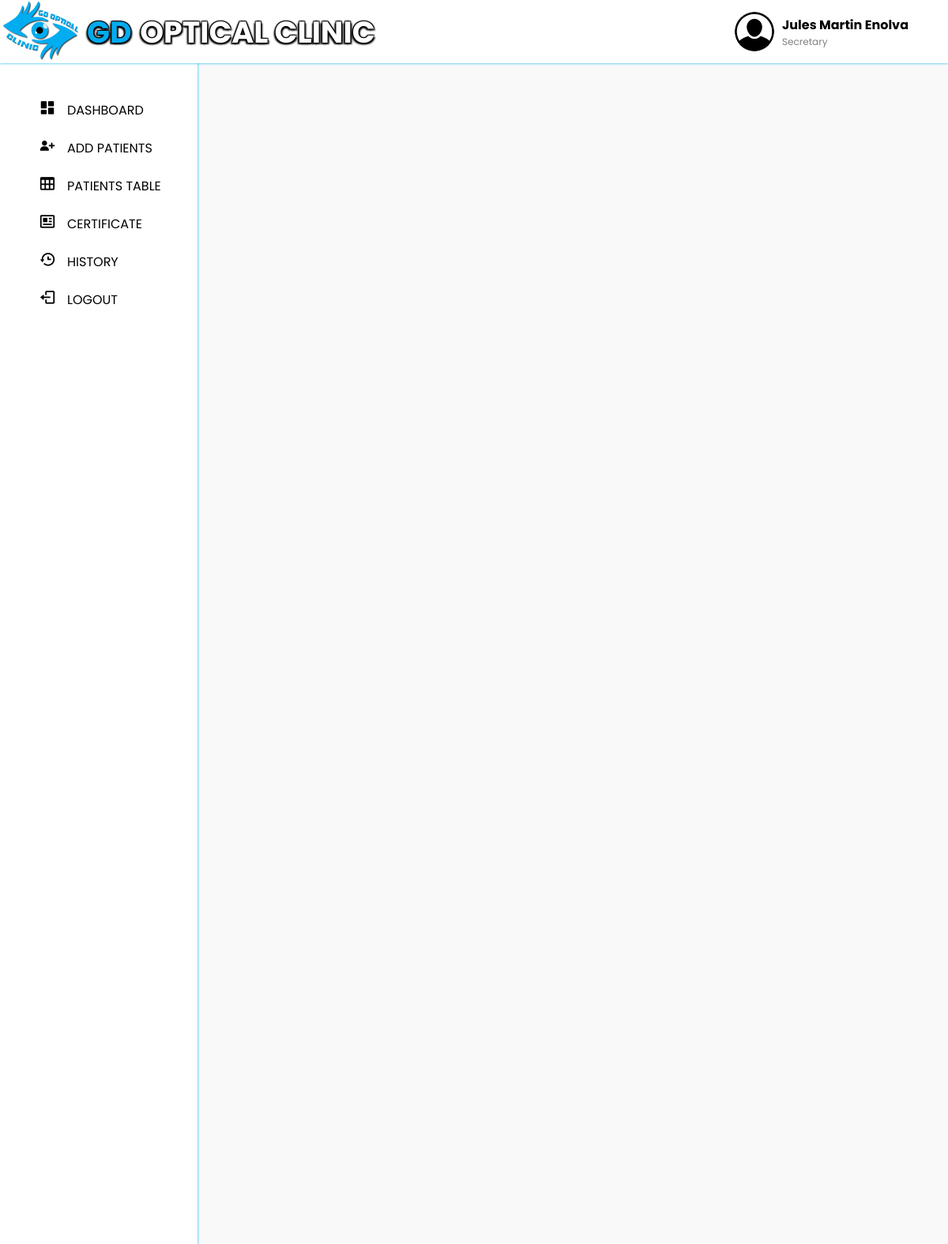
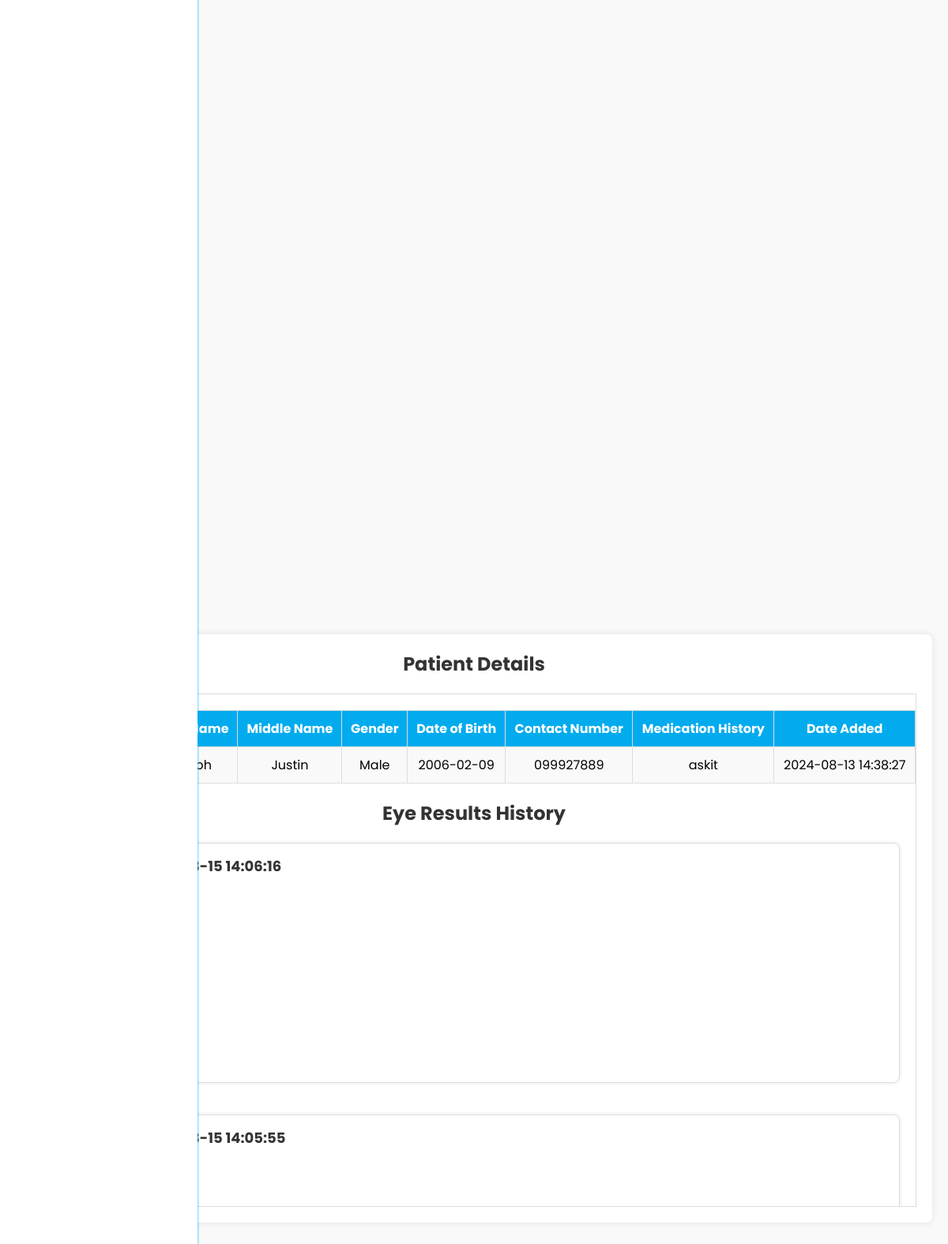
/secretary_history_result.php?id=3 (signed in), run on the app's committed database (2 pictures, top to bottom).
### tables this page shows
CREATE TABLE `accounts` (
  `accounts_id` int(11) NOT NULL,
  `username` varchar(50) NOT NULL,
  `password` varchar(255) NOT NULL,
  `fullname` varchar(100) NOT NULL,
  `gender` enum('male','female','other') NOT NULL,
  `birthdate` date NOT NULL,
  `address` varchar(255) NOT NULL,
  `contact_number` varchar(20) NOT NULL,
  `account_type` enum('doctor','secretary') NOT NULL DEFAULT 'secretary'
);

CREATE TABLE `patients` (
  `patients_id` int(6) NOT NULL,
  `first_name` varchar(255) NOT NULL,
  `last_name` varchar(255) NOT NULL,
  `middle_name` varchar(255) DEFAULT NULL,
  `address` varchar(255) NOT NULL,
  `medication_history` text DEFAULT NULL,
  `date_of_birth` date NOT NULL,
  `gender` varchar(10) NOT NULL,
  `contact_no` varchar(15) NOT NULL,
  `date_added` timestamp NOT NULL DEFAULT current_timestamp() ON UPDATE current_timestamp()
);

CREATE TABLE `eye_result` (
  `eye_result_id` int(11) NOT NULL,
  `patients_id` int(11) NOT NULL,
  `r_sphere` varchar(255) NOT NULL,
  `l_sphere` varchar(255) NOT NULL,
  `r_cylinder` varchar(255) NOT NULL,
  `l_cylinder` varchar(255) NOT NULL,
  `r_axis` varchar(255) NOT NULL,
  `l_axis` varchar(255) NOT NULL,
  `pd` varchar(255) NOT NULL,
  `date_added` timestamp NOT NULL DEFAULT current_timestamp() ON UPDATE current_timestamp()
);

### secretary_history_result.php (the view, shortened to what this page needs)
<?php
include('secretary_homepage.php');
include('db.php');
if (isset($_GET['id'])) {
    $id = intval($_GET['id']);
    $sql = "SELECT * FROM patients WHERE patients_id = $id";
    $result = $conn->query($sql);
    if ($result->num_rows > 0) {
        $patient = $result->fetch_assoc();
    } else {
        echo "Record not found";
        exit;
    }
    $sql_eye_results = "SELECT * FROM eye_result WHERE patients_id = $id ORDER BY date_added DESC";
    $eye_results_result = $conn->query($sql_eye_results);
} else {
    echo "Invalid request";
    exit;
}
?>
<!DOCTYPE html>
<html lang="en">
<head>
    <link rel="stylesheet" href="css/secretary_history_result.css">
    <link rel="stylesheet" href="https://cdnjs.cloudflare.com/ajax/libs/font-awesome/6.0.0-beta3/css/all.min.css">
</head>
<body>
    <div class="container">
        <h2>Patient Details</h2>
        <div class="table-container">
        <table class="details-table">
            <thead>
                <tr>
                    <th>ID</th>
                    <th>Last Name</th>
                    <th>First Name</th>
                    <th>Middle Name</th>
                    <th>Gender</th>
                    <th>Date of Birth</th>
                    <th>Contact Number</th>
                    <th>Medication History</th>
                    <th>Date Added</th>
                </tr>
            </thead>
            <tbody>
                <tr>
                    <td><?php echo $patient['patients_id']; ?></td>
                    <td><?php echo $patient['last_name']; ?></td>
                    <td><?php echo $patient['first_name']; ?></td>
                    <td><?php echo $patient['middle_name']; ?></td>
                    <td><?php echo $patient['gender']; ?></td>
                    <td><?php echo $patient['date_of_birth']; ?></td>
                    <td><?php echo $patient['contact_no']; ?></td>
                    <td><?php echo $patient['medication_history']; ?></td>
                    <td><?php echo $patient['date_added']; ?></td>
                </tr>
            </tbody>
        </table>
        <h2>Eye Results History</h2>
        <div class="eye-results-container">
            <?php if ($eye_results_result->num_rows > 0): ?>
                <?php while ($eye_row = $eye_results_result->fetch_assoc()): ?>
                    <div class="eye-result-box">
                        <h3>Date Added: <?php echo $eye_row['date_added']; ?></h3>
                        <p><strong>Right Sphere:</strong> <?php echo $eye_row['r_sphere']; ?></p>
                        <p><strong>Left Sphere:</strong> <?php echo $eye_row['l_sphere']; ?></p>
                        <p><strong>Right Axis:</strong> <?php echo $eye_row['r_axis']; ?></p>
                        <p><strong>Left Axis:</strong> <?php echo $eye_row['l_axis']; ?></p>
                        <p><strong>Right Cylinder:</strong> <?php echo $eye_row['r_cylinder']; ?></p>
                        <p><strong>Left Cylinder:</strong> <?php echo $eye_row['l_cylinder']; ?></p>
                        <p><strong>PD:</strong> <?php echo $eye_row['pd']; ?></p>
                        <p><strong>eye result id</strong> <?php echo $eye_row['eye_result_id']; ?></p>
                    </div>
                <?php endwhile; ?>
            <?php else: ?>
                <p>No eye results found</p>
            <?php endif; ?>
        </div>
    </div>
</body>
</html>

### secretary_homepage.php (shortened to what this page needs)
<?php
include 'db.php';
$user_fullname = '';
$user_role = '';
if (isset($_SESSION['username'])) {
    $username = $_SESSION['username'];
    $sql = "SELECT fullname, account_type FROM accounts WHERE username='$username'";
    $result = $conn->query($sql);
    if ($result->num_rows == 1) {
        $row = $result->fetch_assoc();
        $user_fullname = $row['fullname'];
        $user_role = $row['account_type'];
    }
} else {
    header("Location: login.php");
    exit();
}
?>
<!DOCTYPE html>
<html lang="en">
  <head>
    <link href="https://unpkg.com/boxicons@2.1.4/css/boxicons.min.css" rel="stylesheet" />
    <link rel="stylesheet" href="https://cdnjs.cloudflare.com/ajax/libs/font-awesome/5.15.4/css/all.min.css"/>
    <link rel="stylesheet" href="css/style.css" />
  </head>
  <body>
<div class="user-info">
            <img src="images/user-icon.png" alt="User Icon" class="user-icon">
            <div class="user-details">
                <span class="name"><?php echo $user_fullname; ?></span>
                <span class="role"><?php echo ucfirst($user_role); ?></span>
            </div>
        </div>
    <nav class="navbar">
      <div class="logo-container">
          <img src="images/logo.png" alt="Logo">
      </div>
      <div class="text-container">
          <h2 class="text"><span class="highlight">GD</span> <span class="white-text">OPTICAL CLINIC</span></h2>
      </div>
    </nav>
    <nav class="sidebar">
      <div class="menu_content">
        <ul class="menu_items">
          <li class="item">
            <a href="secretary_dashboard.php" class="nav_link submenu_item">
              <span class="navlink_icon">
                <i class='bx bxs-dashboard'></i>
              </span>
              <span class="navlink">DASHBOARD</span>
            </a>
          </li>
          <li class="item">
            <a href="add_patient.php" class="nav_link submenu_item">
              <span class="navlink_icon">
              <i class='bx bxs-user-plus' ></i>
              </span>
              <span class="navlink">ADD PATIENTS</span>
            </a>
          </li>
          <li class="item">
            <a href="secretary_table.php" class="nav_link submenu_item">
              <span class="navlink_icon">
                <i class='bx bx-table' ></i>
              </span>
              <span class="navlink">PATIENTS TABLE</span>
            </a>
          </li>
          <li class="item">
            <a href="#" class="nav_link submenu_item">
              <span class="navlink_icon">
                <i class='bx bx-news' ></i>
              </span>
              <span class="navlink">CERTIFICATE</span>
            </a>
          </li>
          <li class="item">
            <a href="secretary_history.php" class="nav_link submenu_item">
              <span class="navlink_icon">
                <i class='bx bx-history' ></i>
              </span>
              <span class="navlink">HISTORY</span>
            </a>
          </li>
          <li class="item">
            <a href="gdopticalclinic.php" class="nav_link submenu_item">
              <span class="navlink_icon">
              <i class='bx bx-log-out' ></i>
              </span>
              <span class="navlink">LOGOUT</span>
            </a>
          </li>
    </nav>
  </body>
</html>

### css/style.css (style rules this page uses)
* { margin: 0; padding: 0; box-sizing: border-box; font-family: "Poppins", sans-serif; }
:root { --white-color: #fff; --blue-color: #4070f4; --grey-color: #707070; --grey-color-light: #aaa; }
body { background-color: #e7f2fd; transition: all 0.5s ease; }
.navbar { position: fixed; top: 0; width: 100%; left: 0; background-color: var(--white-color); display: flex; align-items: center; justify-content: space-between; padding: 40px 0px; z-index: 1000; box-shadow: 0 0 3px #01abee; }
.logo-container { position: fixed; top: -12px; left: 2px; z-index: 1100; }
.logo-container img { width: 150px; height: auto; }
.user-info { display: flex; align-items: center; position: fixed; top: 15px; right: 50px; z-index: 1100; }
.user-icon { width: 50px; height: 50px; border-radius: 50%; margin-right: 10px; }
.user-details { display: flex; flex-direction: column; align-items: flex-start; }
.user-details .name { font-weight: bold; }
.user-details .role { font-size: 12px; color: gray; }
.navbar img { width: 100px; height: 100px; object-fit: cover; border-radius: 0%; }
.text { font-family: "Swis721 Blk BT", sans-serif; font-size: 38px; color: #01abee; text-transform: uppercase; text-shadow: -1px -1px 1px #000, 1px -1px 1px #000, -2px 2px 2px #000, 2px 2px 2px #000; }
.text-container { position: absolute; top: 12px; left: 110px; z-index: 1000; }
.highlight { color: #01abee; }
.white-text { color: #ffffff; }
body { display: flex; justify-content: center; align-items: center; height: 100vh; margin: -280px; font-family: Arial, sans-serif; background-color: #f0f2f5; overflow: hidden; }
.sidebar { background-color: var(--white-color); width: 250px; position: fixed; top: 15px; left: 0; height: 100%; padding: 100px 20px; z-index: 100; overflow-y: scroll; box-shadow: 0 0 3px #01abee; transition: all 0.5s ease; }
.menu_content { position: relative; }
.menu_items { padding: 0; list-style: none; }
.navlink_icon { position: relative; font-size: 22px; min-width: 50px; line-height: 40px; display: inline-block; text-align: center; border-radius: 6px; }
.navlink_icon::before { content: ""; position: absolute; height: 100%; width: calc(100% + 100px); left: -20px; }
.sidebar .nav_link { display: flex; align-items: center; width: 100%; padding: 4px 15px; border-radius: 8px; text-decoration: none; color: #000000; white-space: nowrap; }
.submenu_item { cursor: pointer; }

### css/secretary_history_result.css (style rules this page uses)
body { font-family: Arial, sans-serif; background-color: #f9f9f9; margin: 0; padding: 20px; box-sizing: border-box; }
.container { width: 100%; max-width: 1200px; margin: auto; background-color: #fff; padding: 20px; box-shadow: 0 0 10px rgba(0, 0, 0, 0.1); border-radius: 8px; }
h2 { text-align: center; color: #333; margin-bottom: 20px; }
.table-container { overflow-x: auto; max-height: 650px; overflow-y: auto; border: 1px solid #ddd; }
table.details-table { width: 100%; border-collapse: collapse; margin: 20px 0; }
table.details-table th, table.details-table td { border: 1px solid #ddd; padding: 10px; text-align: center; }
table.details-table th { background-color: #01abee; color: #fff; font-weight: bold; }
table.details-table td { background-color: #f9f9f9; }
.eye-results-container { display: flex; flex-wrap: wrap; gap: 20px; margin-bottom: 20px; }
.eye-result-box { background-color: #fff; border: 1px solid #ddd; padding: 15px; border-radius: 8px; box-shadow: 0 0 5px rgba(0, 0, 0, 0.1); width: calc(100% - 20px); box-sizing: border-box; margin-bottom: 20px; }
.eye-result-box h3 { margin-top: 0; font-size: 18px; color: #333; }
.eye-result-box p { margin: 5px 0; font-size: 16px; color: #555; }
.eye-result-box p strong { color: #333; }

### data on the page
accounts: fullname "Jules Martin Enolva", account_type "Secretary"
patients: middle_name "Justin", gender "Male", date_of_birth "2006-02-09", contact_no "099927889", medication_history "askit", date_added "2024-08-13 14:38:27"
eye_result: date_added "2024-08-15 14:06:16"
eye_result: date_added "2024-08-15 14:05:55"
